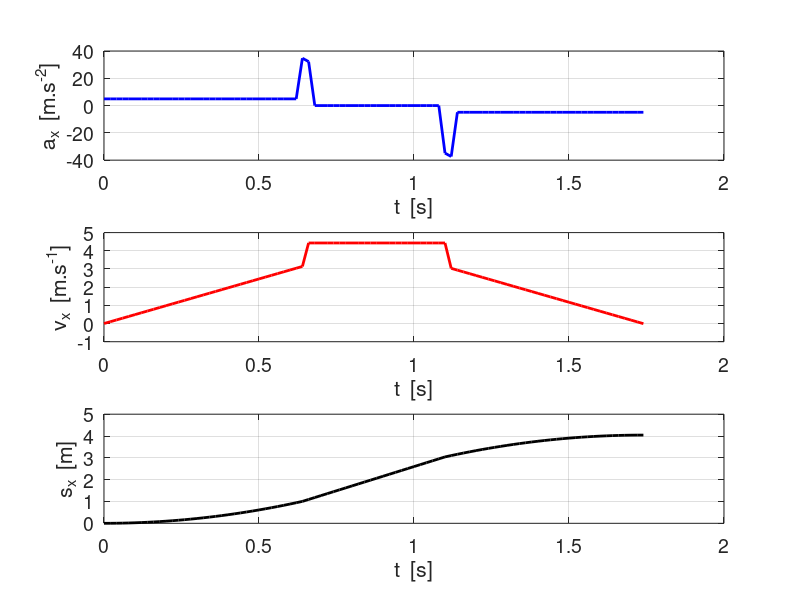
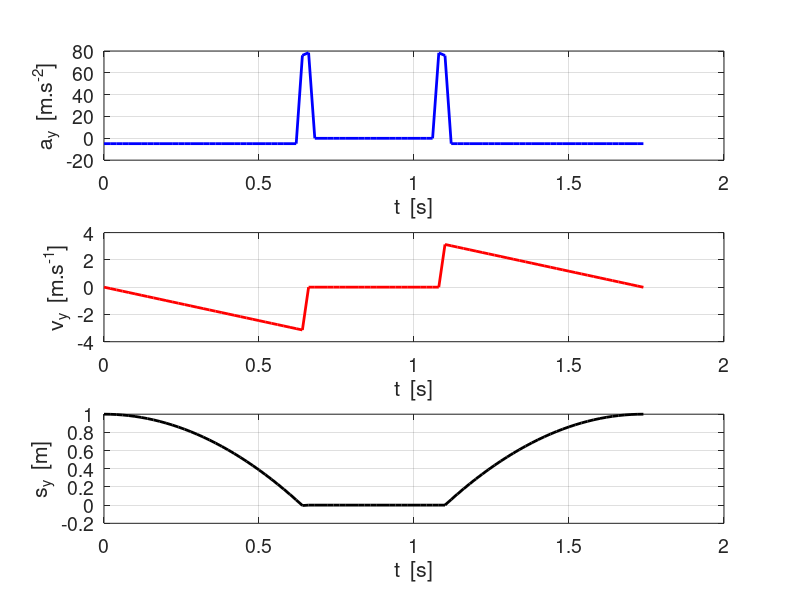

Write MATLAB code to recreate these figures, in order.
% sp10A.m

clear all
close all
clc

g = 9.81;
d = 1;
dt = 0.02;
a = g*sind(45);
ax = a*cosd(45);
ay = -a*sind(45);

tMax = 2.0;

N = 600;

sx = zeros(N,1);
sy = zeros(N,1);
vx = zeros(N,1);
vy = zeros(N,1);
t = zeros(N,1);
sy(1) = d;
flagA = 0;
c = 1;

while flagA < d
  
  t(c+1) = t(c) + dt;
  
  vx(c+1) = vx(1) + ax*t(c+1);
  sx(c+1) = sx(1) + vx(1)*t(c+1) + 0.5*ax*t(c+1)^2;
  
  vy(c+1) = vy(1) + ay*t(c+1);
  sy(c+1) = sy(1) + vy(1)*t(c+1) + 0.5*ay*t(c+1)^2;
  
  flagA = sx(c);
  c = c+1;
end
 G = 6;
c = c-1; 
flagA = 0;
vxx = sqrt(2*g*d);
vyy = 0;
sxx = d;
syy = 0;

  
while flagA < 3*d
  t(c+1) = t(c)+dt;  
  vx(c+1) = vxx;
  vy(c+1) = vyy;
  sx(c+1) = sx(c) + vxx*dt;
  sy(c+1) = syy;
  c = c + 1;
  flagA = sx(c);
end

vxx = sqrt(2*g*d)*cosd(45);
vyy = sqrt(2*g*d)*sind(45);
vy(c) = vyy;
sxx = sx(c);
syy = 0;
txy = t(c-1);
ax = -a*cosd(45);
ay = -a*sind(45);

while flagA > 0
  t(c+1) = t(c) + dt;  
  vx(c+1) = vxx +  ax*(t(c)-txy);
  sx(c+1) = sxx + vxx*(t(c)-txy)  + 0.5*ax*(t(c)-txy)^2;
  vy(c+1)   = vyy +  ay*(t(c)-txy);
  sy(c+1)   = syy +  vyy*(t(c)-txy) + 0.5*ay*(t(c)-txy)^2;
  flagA = vx(c+1);
  c = c + 1;
end

K = find(sx == 0, 2);
K = K(end)-1;

clear ax ay;
ax = zeros(K,1);
ay = zeros(K,1);
ax(1) = a*cosd(45);
ay(1) = -a*sind(45);
ax(end) = -a*cosd(45);
ay(end) = -a*sind(45);

for c = 2:K-1
   ax(c) = (vx(c+1) - vx(c-1))/(2*dt);
   ay(c) = (vy(c+1) - vy(c-1))/(2*dt);
end

% ========================================================================
%  GRAPHICS
% ========================================================================

figure(1)
set(gcf,'units','normalized','position',[0.01 0.2 0.23 0.62]);
subplot(3,1,1)
plot(t(1:K),ax(1:K),'b','linewidth',2);
grid on
xlabel('t  [s]');
ylabel('a_x  [m.s^{-2}]');
set(gca,'fontsize',14);
% set(gca,'xLim',[0 tMax]);
% set(gca,'yTick',-10:5:10);

subplot(3,1,2)
plot(t(1:K),vx(1:K),'r','linewidth',2)
grid on
xlabel('t  [s]');
ylabel('v_x  [m.s^{-1}]');
set(gca,'fontsize',14);
% set(gca,'xLim',[0 tMax]);
% set(gca,'yLim',[0 5]);
% set(gca,'yTick',0:1:4);

subplot(3,1,3);
plot(t(1:K),sx(1:K),'k','linewidth',2);
grid on
xlabel('t  [s]');
ylabel('s_x  [m]');
set(gca,'fontsize',14);
% set(gca,'xLim',[0 tMax]);
% set(gca,'yTick',0:1:4);


figure(2)
set(gcf,'units','normalized','position',[0.41 0.2 0.23 0.62]);
subplot(3,1,1)
plot(t(1:K),ay(1:K),'b','linewidth',2);
grid on
xlabel('t  [s]');
ylabel('a_y  [m.s^{-2}]');
set(gca,'fontsize',14);
% set(gca,'xLim',[0 1.5]);
% set(gca,'yTick',-10:5:10);

subplot(3,1,2)
plot(t(1:K),vy(1:K),'r','linewidth',2)
grid on
xlabel('t  [s]');
ylabel('v_y  [m.s^{-1}]');
set(gca,'fontsize',14);
% set(gca,'xLim',[0 1.5]);
%set(gca,'yTick',0:1:4);

subplot(3,1,3);
plot(t(1:K),sy(1:K),'k','linewidth',2);
grid on
xlabel('t  [s]');
ylabel('s_y  [m]');
set(gca,'fontsize',14);
% set(gca,'xLim',[0 1.5]);
% set(gca,'yTick',0:1:4);
